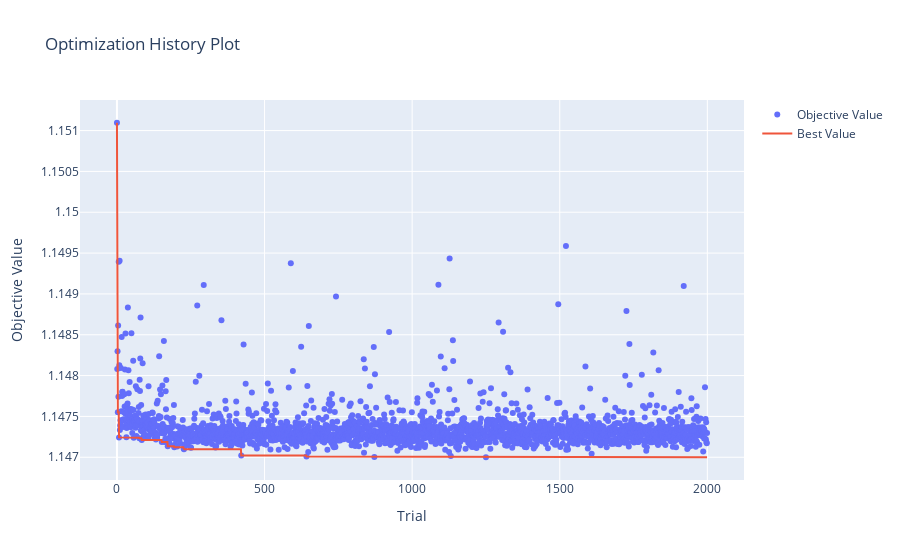

The notebook cell saved with this chart:
### Code cell
op_viz.plot_optimization_history(null_study)

### Figure 1 — Plotly figure (JSON) as saved in the notebook; plotly's stock layout.template omitted (floating-point values rounded to 4 significant figures; data arrays with more than 128 entries replaced by an {"elided": "..."} marker saying what was removed)
{"data": [{"mode": "markers", "name": "Objective Value", "type": "scatter", "x": {"elided": "2000 int values"}, "y": {"elided": "2000 float values"}}, {"mode": "lines", "name": "Best Value", "type": "scatter", "x": {"elided": "2000 int values"}, "y": {"elided": "2000 float values"}}, {"marker": {"color": "#cccccc"}, "mode": "markers", "name": "Infeasible Trial", "showlegend": false, "type": "scatter", "x": [], "y": []}], "layout": {"title": {"text": "Optimization History Plot"}, "xaxis": {"title": {"text": "Trial"}}, "yaxis": {"title": {"text": "Objective Value"}}}}
